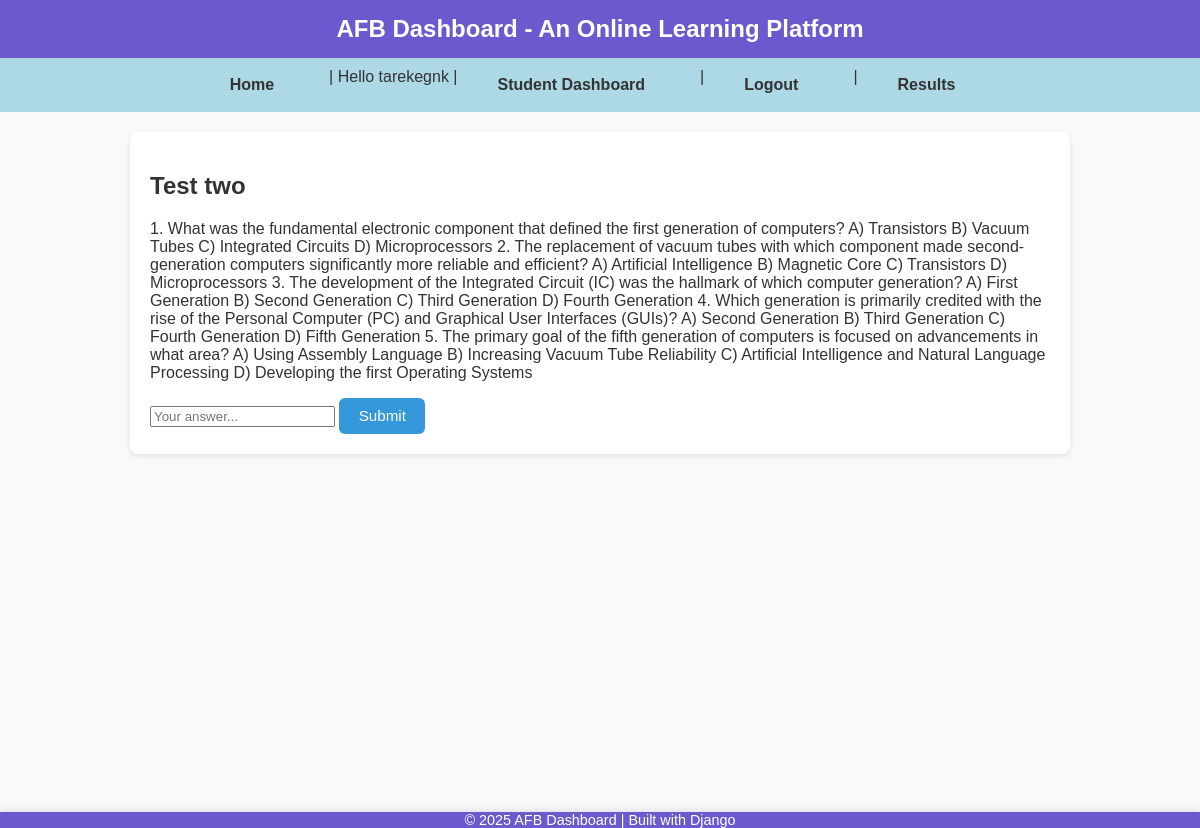
The app's page /assessments/test/1/take/ (signed in) with its own data.
### assessments/models.py (models this page shows, shortened)
class Test(models.Model):
    lesson = models.ForeignKey(Lesson, on_delete=models.CASCADE, related_name='tests')
    title = models.CharField(max_length=200)
    question = models.TextField()
    correct_answer = models.CharField(max_length=200)

### assessments/views.py (the view, shortened to what this page needs)
# urls.py: path('test/<int:test_id>/take/', views.take_test, name='take_test'),
@login_required
def take_test(request, test_id):
    if request.user.profile.role != 'student':
        return redirect('courses:teacher_dashboard')
    test = get_object_or_404(Test, id=test_id)
    return render(request, 'assessments/take_test.html', {'test': test})

### assessments/templates/assessments/take_test.html (shortened to what this page needs)
{% extends "base.html" %}
{% block content %}
<h2>{{ test.title }}</h2>
<p>{{ test.question }}</p>
<form method="post">
  <input type="text" name="answer" placeholder="Your answer..." required>
  <button type="submit">Submit</button>
</form>
{% endblock %}

### templates/base.html (shortened to what this page needs)
{% load static %}
<!DOCTYPE html>
<html lang="en">
<head>
    <link rel="stylesheet" href="{% static 'css/base.css' %}">
</head>
<body>
    <header>
        AFB Dashboard - An Online Learning Platform
    </header>
    <nav>
        <a href="{% url 'courses:home' %}">Home</a> |
        {% if user.is_authenticated %}
            Hello {{ user.username }} |
            {% if user.profile.role == 'teacher' %}
                <a href="{% url 'courses:teacher_dashboard' %}">Teacher Dashboard</a> |
            {% elif user.profile.role == 'student' %}
                <a href="{% url 'courses:student_dashboard' %}">Student Dashboard</a> |
            {% endif %}
            <a href="{% url 'accounts:logout' %}">Logout</a> |
            <a href="{% url 'assessments:results' %}">Results</a>
        {% else %}
            <a href="{% url 'accounts:login' %}">Login</a> |
            <a href="{% url 'accounts:register' %}">Register</a>
        {% endif %}
    </nav>
    <main>
        <div class="container">
            {% block content %}{% endblock %}
        </div>
    </main>
    <footer>
        © 2025 AFB Dashboard | Built with Django
    </footer>
</body>
</html>

### static/css/base.css (style rules this page uses)
body { margin: 0; padding: 0; min-height: 100vh; display: flex; flex-direction: column; font-family: "Poppins", sans-serif; background-color: #f4f6f9; color: #333; overflow-x: hidden; }
header { background-color: #2c3e50; color: #fff; padding: 1rem 2rem; text-align: center; font-size: 1.5rem; font-weight: 600; box-shadow: 0 2px 6px rgba(0, 0, 0, 0.1); }
nav { background-color: #34495e; display: flex; justify-content: center; gap: 1.5rem; padding: 0.8rem; flex-wrap: wrap; }
nav a { color: #fff; text-decoration: none; font-weight: 500; padding: 0.5rem 1rem; border-radius: 6px; transition: background 0.3s ease; }
main { flex: 1; padding: 2rem; overflow-y: auto; background-color: #f8f9fa; min-height: calc(100vh - 140px); }
button, .btn { background-color: #3498db; border: none; padding: 0.6rem 1.2rem; color: #fff; border-radius: 6px; cursor: pointer; transition: 0.3s; font-size: 0.95rem; font-weight: 500; }
footer { background-color: #2c3e50; color: #fff; text-align: center; padding: 1rem; font-size: 0.9rem; flex-shrink: 0; position: relative; bottom: 0; width: 100%; z-index: 10; box-shadow: 0 -2px 6px rgba(0,0,0,0.1); }
html, body { height: 100%; }

### templates/base.html (style rules this page uses)
body { font-family: Arial, sans-serif; margin: 0; background-color: #f0f8ff; color: #333; display: flex; flex-direction: column; min-height: 100vh; }
header { background-color: #6a5acd; color: white; padding: 15px 20px; font-size: 24px; font-weight: bold; }
nav { background-color: #add8e6; padding: 10px 20px; }
nav a { margin-right: 15px; text-decoration: none; color: #333; font-weight: bold; }
main { flex: 1 0 auto; padding: 20px; }
.container { max-width: 900px; margin: 0 auto; padding: 20px; background-color: white; border-radius: 8px; box-shadow: 0 2px 5px rgba(0,0,0,0.1); }
footer { text-align: center; padding: 0; background-color: #6a5acd; color: white; flex-shrink: 0; }

### records on screen
Test: title "Test two", question "1. What was the fundamental electronic component that defined the first generation of computers? A) Transistors B) Vacuum Tubes C) Integrated Circuits D) Microprocessors 2. The replacement of vacuum tubes with which component made second-generation computers significantly more reliable and efficient? A) Artificial Intelligence B) Magnetic Core C) Transistors D) Microprocessors 3. The development of the Integrated Circuit (IC) was the hallmark of which computer generation? A) First Generation B) Second Generation C) Third Generation D) Fourth Generation 4. Which generation is primarily credited with the rise of the Personal Computer (PC) and Graphical User Interfaces (GUIs)? A) Second…"

### other values on screen
{{ user.username }} "tarekegnk"
